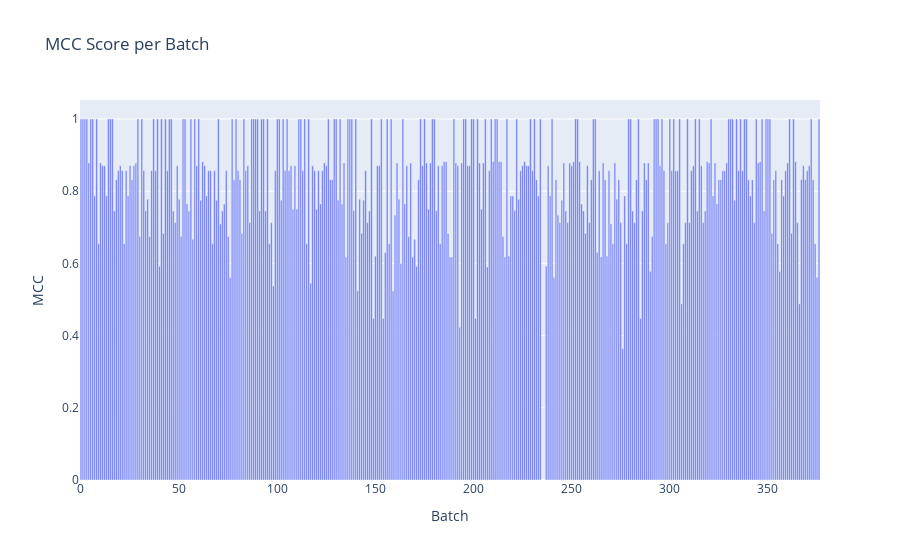

Notebook code for this chart:
### Code cell
# 创建柱状图来显示每个 batch 的 MCC 分数
import plotly.express as px
bar = px.bar(x=list(range(len(matthews_set))), y=matthews_set, labels={'x':'Batch', 'y':'MCC'}, title='MCC Score per Batch')
bar.show()

### Figure 1 — Plotly figure (JSON) as saved in the notebook; plotly's stock layout.template omitted (floating-point values rounded to 4 significant figures; data arrays with more than 128 entries replaced by an {"elided": "..."} marker saying what was removed)
{"data": [{"alignmentgroup": "True", "hovertemplate": "Batch=%{x}<br>MCC=%{y}<extra></extra>", "legendgroup": "", "marker": {"color": "#636efa", "pattern": {"shape": ""}}, "name": "", "offsetgroup": "", "orientation": "v", "showlegend": false, "textposition": "auto", "type": "bar", "x": {"elided": "377 int values"}, "xaxis": "x", "y": {"elided": "377 float values"}, "yaxis": "y"}], "layout": {"barmode": "relative", "legend": {"tracegroupgap": 0}, "title": {"text": "MCC Score per Batch"}, "xaxis": {"anchor": "y", "domain": [0, 1], "title": {"text": "Batch"}}, "yaxis": {"anchor": "x", "domain": [0, 1], "title": {"text": "MCC"}}}}
